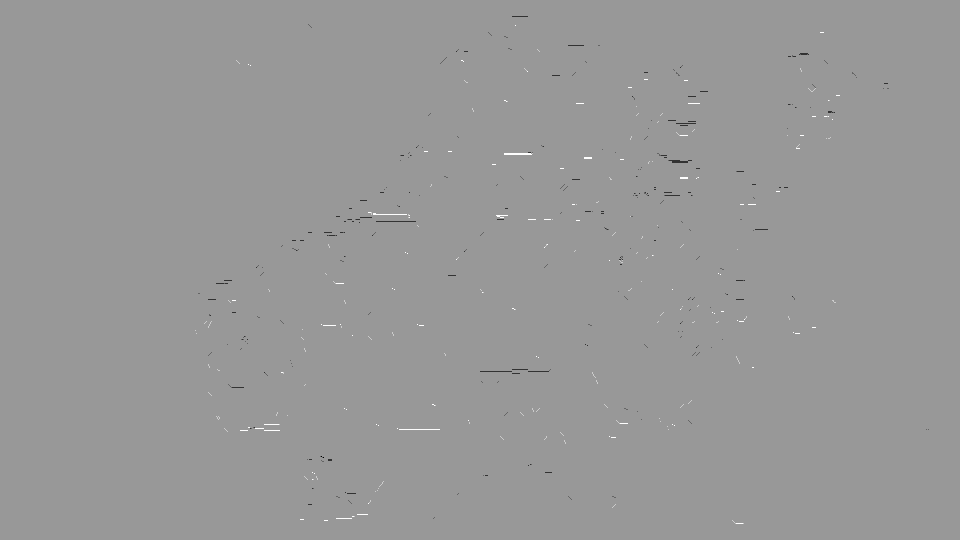
#> input picture temp/dwt/LH.png, 960 x 540 px, found by its file name
$ python edge_detector.py   (older library calls are emulated)
#> lines starting #> are read from the running program, lines starting #| are printed output that depends on the picture; after the words box and inside, x2 and y2 are one past the last pixel; in counts of white or black regions, pixels touching at a corner belong together
#> further down, image is the input picture: shape (540, 960); min 0, max 255, mean 152
"""
------------------------------------------------------------
StegaFusion Edge Detection Module
------------------------------------------------------------
Detects edge regions using the Sobel operator.
The edge map will be used by the Adaptive LSB engine
to determine embedding capacity.

Author      : Yashwanth Gowda M
Version     : 1.0.0
Created     : August 2026
------------------------------------------------------------
"""

from pathlib import Path

import cv2
import numpy as np


# ==========================================================
# COMPUTE SOBEL GRADIENT
# ==========================================================

def compute_gradient(image: np.ndarray) -> np.ndarray:
    """
    Computes the gradient magnitude using Sobel filters.

    Args:
        image : Grayscale image

    Returns:
        Gradient magnitude image
    """

    grad_x = cv2.Sobel(
        image,
        cv2.CV_64F,
        1,
        0,
        ksize=3
    )
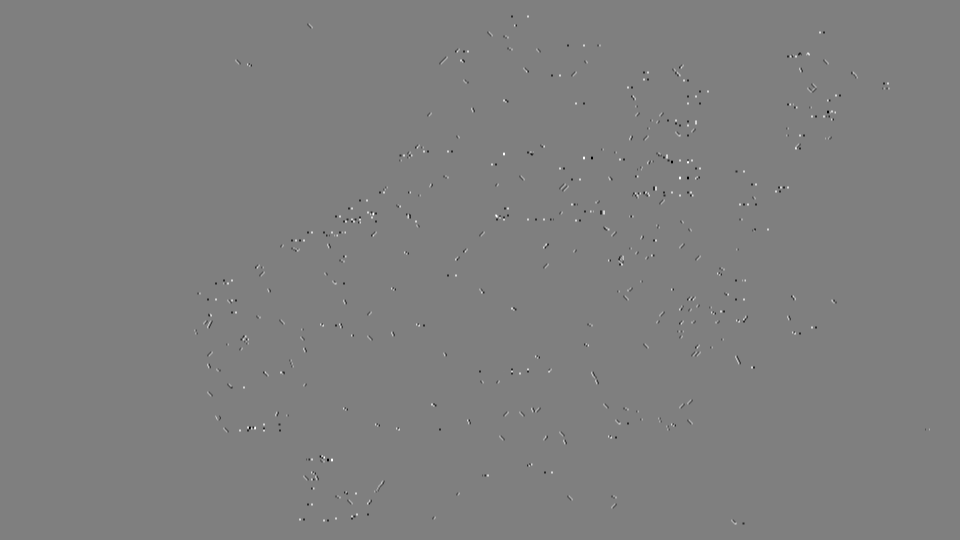
#> grad_x: shape (540, 960) float64; min -306, max 306, mean 0; drawn with min black and max white

    grad_y = cv2.Sobel(
        image,
        cv2.CV_64F,
        0,
        1,
        ksize=3
    )

    gradient = np.sqrt(grad_x ** 2 + grad_y ** 2)
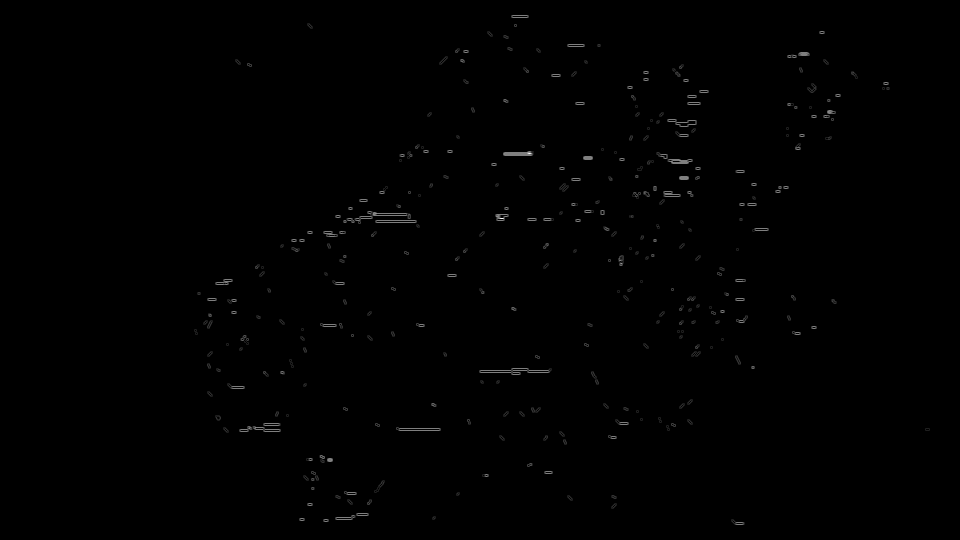
#> gradient: shape (540, 960) float64; min 0, max 816, mean 2.9; drawn with min black and max white

    return gradient


# ==========================================================
# CREATE EDGE MAP
# ==========================================================

def generate_edge_map(
    image: np.ndarray,
    threshold: float = 40.0
) -> np.ndarray:
    """
    Creates a binary edge map.

    Returns:
        Binary edge image
    """

    gradient = compute_gradient(image)

    edge_map = np.zeros_like(image, dtype=np.uint8)

    edge_map[gradient >= threshold] = 255

    return edge_map


# ==========================================================
# SAVE EDGE MAP
# ==========================================================

def save_edge_map(
    edge_map: np.ndarray,
    output_path: Path
):

    cv2.imwrite(
        str(output_path),
        edge_map
    )


# ==========================================================
# TEST
# ==========================================================

if __name__ == "__main__":

    print("=" * 70)
    print("StegaFusion Edge Detection Test")
    print("=" * 70)

    sample = Path("temp/dwt/LH.png")

    image = cv2.imread(
        str(sample),
        cv2.IMREAD_GRAYSCALE
    )

    if image is None:
        raise FileNotFoundError(
            "LH.png not found."
        )

    edge_map = generate_edge_map(image)
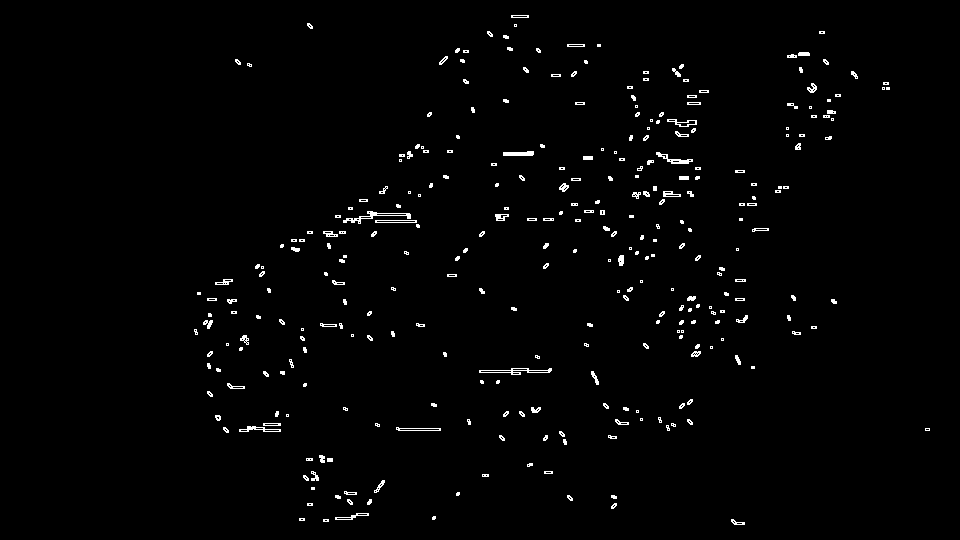
#> edge_map: shape (540, 960); 1.4% white in thin lines or dots, all inside (x1, y1, x2, y2) = (194, 15, 930, 525)

    output = Path("temp/dwt/edge_map.png")

    save_edge_map(
        edge_map,
        output
    )

    print()

    print(f"Input Shape : {image.shape}")
#| Input Shape : (540, 960)
    print(f"Edge Pixels : {np.count_nonzero(edge_map)}")
#| Edge Pixels : 7470

    print()
    print(f"Saved : {output}")

    print()
    print("Edge Detection Successful!")
